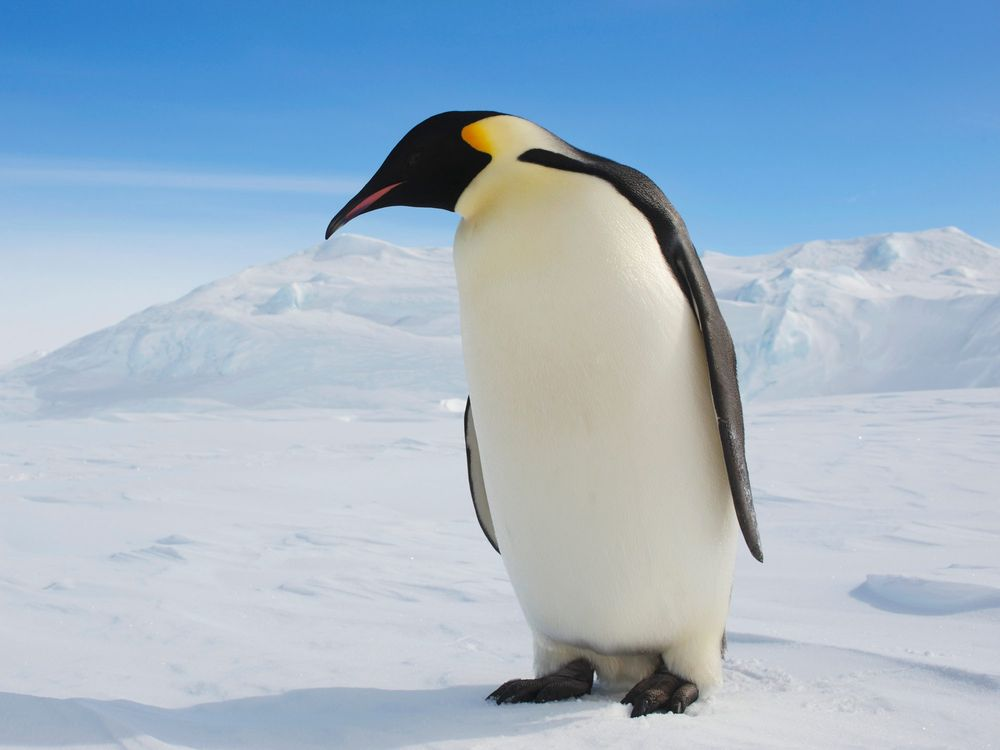
#> input picture 1231.jpg, 1000 x 750 px
$ python ImageProcess.py
#> lines starting #> are read from the running program, lines starting #| are printed output that depends on the picture; after the words box and inside, x2 and y2 are one past the last pixel; in counts of white or black regions, pixels touching at a corner belong together
import cv2 as cv
import numpy as np
from matplotlib import pyplot as plt


def process(filename, binary=0, flip=0, save=0):
#> called with filename = '1231.jpg', binary = 1, flip = 0, save = 0
    img = cv.imread(filename, 0)
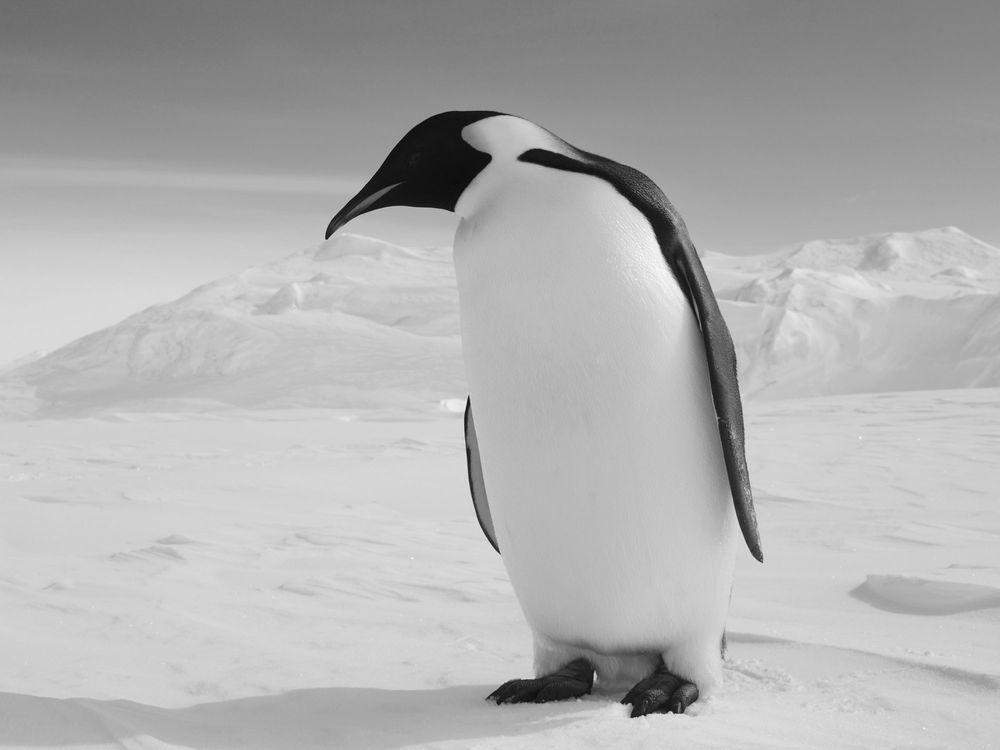
#> img: shape (750, 1000); min 0, max 252, mean 177
    if binary == 1:
        ret, img = cv.threshold(img, 127, 255, cv.THRESH_BINARY)
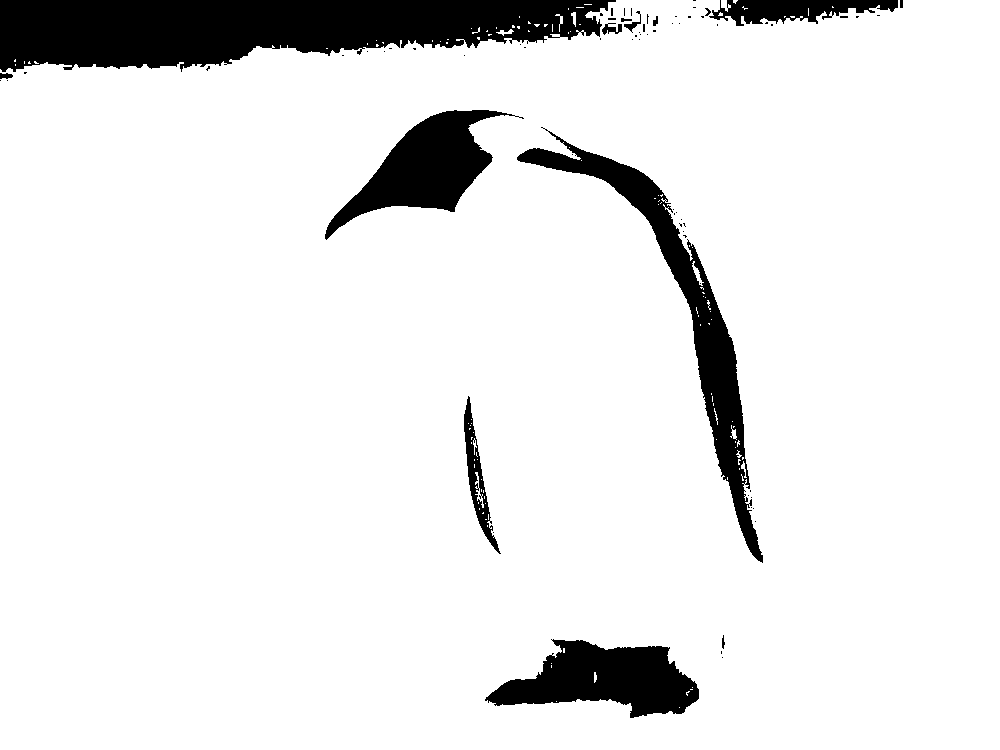
#> img: shape (750, 1000); 90.9% white; 73 black regions (59 under 20 px), largest, box (x1, y1, x2, y2) and area: (0, 0, 616, 72) 31680, (517, 127, 763, 563) 12917, (485, 639, 699, 718) 9641
    if flip == 1:
        img = cv.flip(img, 1)
    if save == 1:
        fn = filename.rsplit('.', 1)
        newfile = fn[0] + "_p." + ''.join(fn[1:])
        print(newfile)
        cv.imwrite(newfile, img)
    return img


def main():
    images = []
    images.append(process('1231.jpg', binary=1))
    images.append(process('1231.jpg', flip=1))
#> call 2 of process, with filename = '1231.jpg', binary = 0, flip = 1, save = 0
#> in process (call 2), `img = cv.flip(img, 1)`:
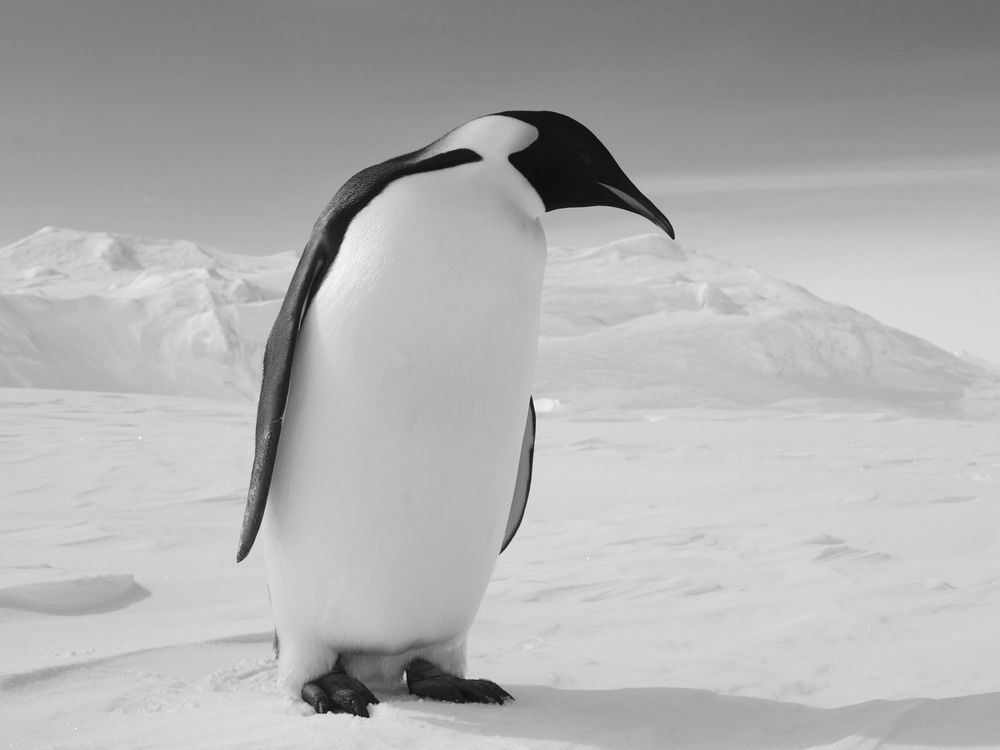
#> img: shape (750, 1000); min 0, max 252, mean 177
    images.append(process('1231.jpg', binary=1, flip=1, save=1))
#> call 3 of process, with filename = '1231.jpg', binary = 1, flip = 1, save = 1
#> in process (call 3), `img = cv.flip(img, 1)`:
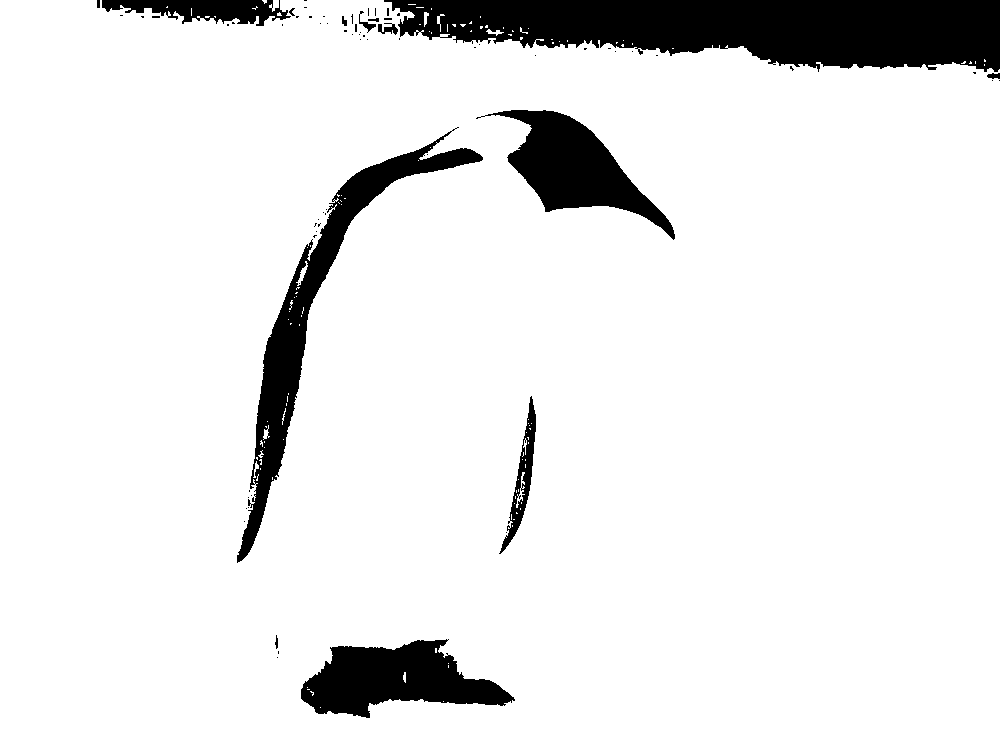
#> img: shape (750, 1000); 90.9% white; 73 black regions (59 under 20 px), largest, box (x1, y1, x2, y2) and area: (384, 0, 1000, 72) 31680, (237, 127, 483, 563) 12917, (301, 639, 515, 718) 9641
    for i in range(3):
        plt.subplot(1, 3, i + 1)
        plt.imshow(images[i], 'gray')
        plt.xticks([]), plt.yticks([])
    plt.show()


if __name__ == '__main__':
    main()
